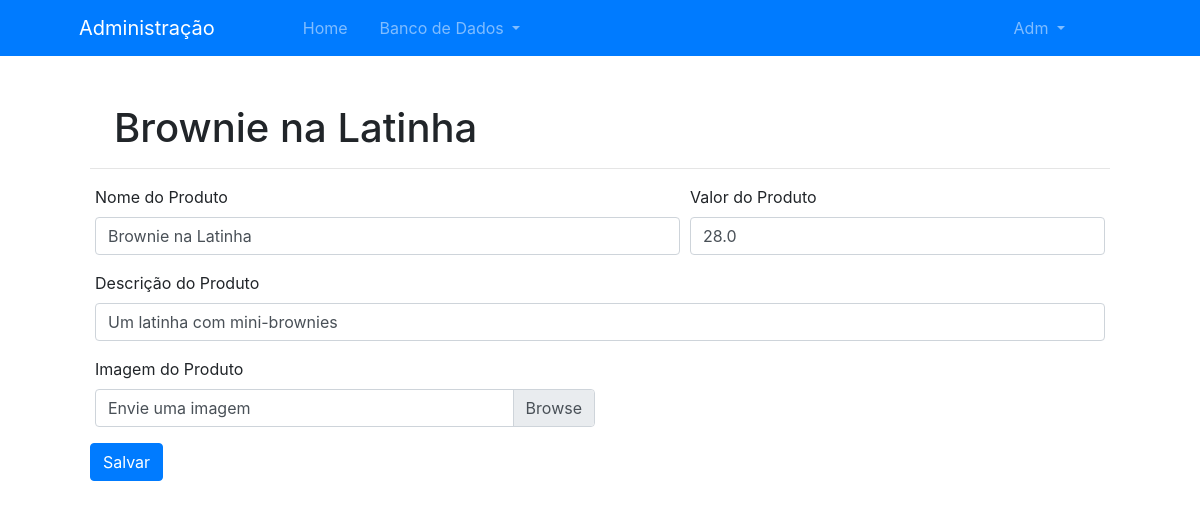
Page /admin/produtos/3/editar (signed in) on the committed database.
### models.py (models this page shows, shortened)
class User(UserMixin, db.Model):
    id = db.Column(db.Integer, primary_key=True)
    role = db.Column(db.Enum("user", "admin"), nullable=False, default='user')  # Role of the user, limits the access to certain pages
    name = db.Column(db.String(100), nullable=False)
    surname = db.Column(db.String(100), nullable=False)
    email = db.Column(db.String(100), unique=True, nullable=False)
    phone = db.Column(db.String(15), unique=True, nullable=False)
    password = db.Column(db.String(100), nullable=False)
    orders = db.relationship('Order', backref='order')

class Product(db.Model):
    id = db.Column(db.Integer, primary_key=True)
    title = db.Column(db.String(100), nullable=False)
    img = db.Column(db.String(100), nullable=False)
    desc = db.Column(db.String(500))
    price = db.Column(db.Float, nullable=False)

### views.py (the view, shortened to what this page needs)
@views.route('/admin/produtos/<int:id>/editar', methods=['POST', 'GET'])
@login_required
def admin_product_edit(id):
    if current_user.role == 'admin':
        product = Product.query.filter_by(id=id).first()
        return render_template('admin/product_edit.html', product=product)
    else:
        return redirect(url_for('views.homepage'))

### __init__.py (called while the page is built)
def create_app(config_file='config.py'):
    app = Flask(__name__)
    app.config.from_pyfile(config_file)
    db.init_app(app)
    login_manager.login_view = 'auth.login'
    login_manager.init_app(app)
    from .models import User
    @login_manager.user_loader
    def load_user(user_id):
        return User.query.get(int(user_id))
    from .models import models
    app.register_blueprint(models)
    from .views import views
    app.register_blueprint(views)
    from .auth import auth
    app.register_blueprint(auth)
    return app

### templates/admin/product_edit.html (shortened to what this page needs)
{% extends 'admin/base.html' %}
{% block page %}
<div class="box mx-auto">
        <div class="mx-auto">
            <div class="title mt-5 mb-2">
                <h1 class="d-inline ml-4">{{ product.title }}</h1>
                <hr class="mx-auto">
        </div>
    </div>
        <div class="mx-auto">
            <form action="/admin/produtos/{{product.id}}/editar" enctype="multipart/form-data" method="POST">
                <fieldset>
                    <div class="form-row mx-auto">
                            <div class="form-group col-md-7 col-xs-12">
                                <label for="title">Nome do Produto</label>
                                <input type="text"  value = "{{ product.title }}" name="title" class="form-control" id="title" required>
                            </div>
                            <div class="form-group col-md-5 col-xs-12">
                                <label for="price">Valor do Produto</label>
                                <input type="number" value="{{ product.price }}" step="any" name="price" class="form-control" id="price" required>
                            </div>
                            <div class="form-group col-md-12 col-xs-12">
                                <label for="desc">Descrição do Produto</label>
                                <input type="text" value="{{ product.desc }}" name="desc" class="form-control" id="desc" required>
                            </div>
                        <div class="form-group col-md-6 col-xs-12">
                            <label for="input-div">Imagem do Produto</label>
                            <div class="custom-file" id="input-div">
                                <label class="custom-file-label" for="product_image">Envie uma imagem</label>
                            </div>
                        </div>
                    </div>
                    <button type="submit" class="btn btn-primary" >Salvar</button>
                </fieldset>
            </form>
        </div>
    </div>
{% endblock %}

### templates/admin/base.html (shortened to what this page needs)
<!DOCTYPE html>
<html lang="pt-br">
<head>
    <link rel="stylesheet" type="text/css" href="{{ url_for('static', filename='css/admin.css') }}">
    <link rel="stylesheet" href="https://maxcdn.bootstrapcdn.com/bootstrap/4.0.0/css/bootstrap.min.css"
>
</head>
<body>
    <nav class="navbar sticky-top navbar-expand-lg bg-primary navbar-dark d-none d-sm-block">
        <div class="collapse navbar-collapse container-fluid" id="navbarNav">
            <ul class="navbar-nav">
                <a class="navbar-brand ml-5" href="{{ url_for('views.admin') }}">
                    <span>Administração</span>
                </a>
                <li class="nav-item px-3 ml-5 my-auto">
                    <a class="nav-link nav-text" href="{{ url_for('views.admin') }}">Home</a>
                </li>
                <li class="nav-item dropdown mr-5">
                    <a class="nav-link dropdown-toggle" href="#" id="navbarDropdownMenuLink" role="button" data-toggle="dropdown" aria-haspopup="true" aria-expanded="false">
                      Banco de Dados
                    </a>
                </li>
            </ul>
            <ul class="navbar-nav mr-5">
                <li class="nav-item dropdown mr-5">
                    <a class="nav-link dropdown-toggle" href="#" id="navbarDropdownMenuLink" role="button" data-toggle="dropdown" aria-haspopup="true" aria-expanded="false">
                      {{ current_user.name|capitalize }}
                    </a>
                </li>
            </ul>
        </div>
    </nav>
    {% block page %}
    {% endblock %}
</body>
</html>

### static/css/admin.css (style rules this page uses)
.box { width: 85%; }
.title { margin-top: 2%; }

### rows in the picture
User: name "Adm"
Product: title "Brownie na Latinha", price "28.0", desc "Um latinha com mini-brownies"
